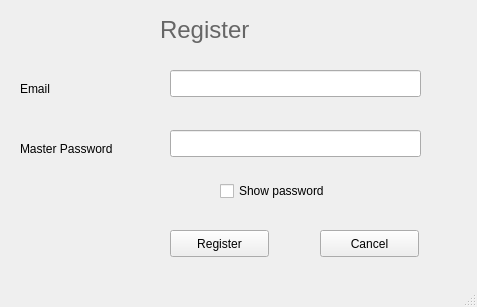
<?xml version="1.0" encoding="UTF-8"?>
<ui version="4.0">
 <class>MainWindow</class>
 <widget class="QMainWindow" name="MainWindow">
  <property name="geometry">
   <rect>
    <x>0</x>
    <y>0</y>
    <width>477</width>
    <height>307</height>
   </rect>
  </property>
  <property name="windowTitle">
   <string>Register</string>
  </property>
  <widget class="QWidget" name="centralwidget">
   <widget class="QLabel" name="label">
    <property name="geometry">
     <rect>
      <x>160</x>
      <y>10</y>
      <width>91</width>
      <height>41</height>
     </rect>
    </property>
    <property name="text">
     <string>&lt;html&gt;&lt;head/&gt;&lt;body&gt;&lt;p&gt;&lt;span style=&quot; font-size:18pt; color:#666666;&quot;&gt;Register&lt;/span&gt;&lt;/p&gt;&lt;/body&gt;&lt;/html&gt;</string>
    </property>
   </widget>
   <widget class="QLineEdit" name="email">
    <property name="geometry">
     <rect>
      <x>170</x>
      <y>70</y>
      <width>251</width>
      <height>27</height>
     </rect>
    </property>
   </widget>
   <widget class="QLabel" name="label_2">
    <property name="geometry">
     <rect>
      <x>20</x>
      <y>80</y>
      <width>67</width>
      <height>17</height>
     </rect>
    </property>
    <property name="text">
     <string>Email</string>
    </property>
   </widget>
   <widget class="QPushButton" name="registerButton">
    <property name="geometry">
     <rect>
      <x>170</x>
      <y>230</y>
      <width>99</width>
      <height>27</height>
     </rect>
    </property>
    <property name="text">
     <string>Register</string>
    </property>
   </widget>
   <widget class="QPushButton" name="cancelButton">
    <property name="geometry">
     <rect>
      <x>320</x>
      <y>230</y>
      <width>99</width>
      <height>27</height>
     </rect>
    </property>
    <property name="text">
     <string>Cancel</string>
    </property>
   </widget>
   <widget class="QLabel" name="label_3">
    <property name="geometry">
     <rect>
      <x>20</x>
      <y>140</y>
      <width>121</width>
      <height>17</height>
     </rect>
    </property>
    <property name="text">
     <string>Master Password</string>
    </property>
   </widget>
   <widget class="QLineEdit" name="master_password">
    <property name="geometry">
     <rect>
      <x>170</x>
      <y>130</y>
      <width>251</width>
      <height>27</height>
     </rect>
    </property>
   </widget>
   <widget class="QCheckBox" name="checkBox">
    <property name="geometry">
     <rect>
      <x>220</x>
      <y>180</y>
      <width>131</width>
      <height>22</height>
     </rect>
    </property>
    <property name="text">
     <string>Show password</string>
    </property>
   </widget>
  </widget>
  <widget class="QMenuBar" name="menubar">
   <property name="geometry">
    <rect>
     <x>0</x>
     <y>0</y>
     <width>477</width>
     <height>25</height>
    </rect>
   </property>
  </widget>
  <widget class="QStatusBar" name="statusbar"/>
 </widget>
 <resources/>
 <connections/>
</ui>
